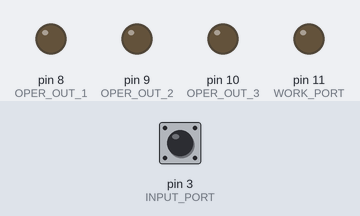
A sketch run on a simulated Arduino Uno, built with avr-gcc and run on an emulated ATmega328P. Shown: output pins drawn as LEDs (lit = HIGH). The inputs (shaded band) are chosen by the test bench; at power-on: pin 3 (INPUT_PORT) LOW.

Above: at 1.2 s.
1.3 s: pin 3 (INPUT_PORT) driven HIGH
At 2.3 s:
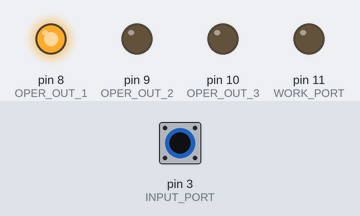
2.8 s: pin 3 (INPUT_PORT) pulsed LOW 5 times (0.12 s each, 0.3 s apart)
At 4.7 s:
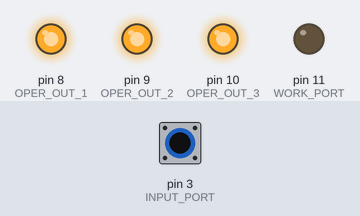
At 7.3 s:
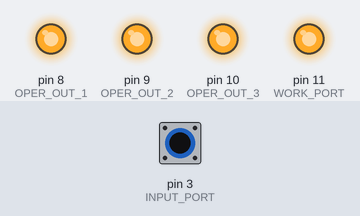
Timing chart, 0 to 8.8 s (numbered marks = the images above; inputs shaded):
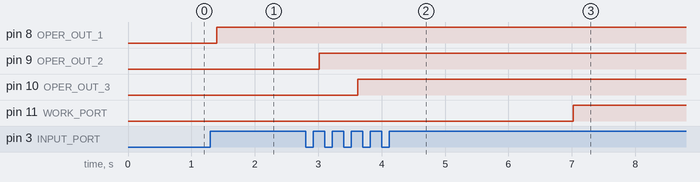

The sketch:

project_v2.ino
```cpp
/*******************************************************************************

  Counter Balls
  project.ino - program for Arduino (328P)
  Created by Vasiliy A. Ponomarjov, February 28, 2015.
  Email: vas@vingrad.ru

 * Алгоритм работы:
 * 1. При поступлении питания +5В на вход INPUT_PORT фиксируется поступление
 * шара, с этого момента отсчитывается время INTERVAL_BOUNCE если в течение
 * этого времени состояние входа датчика изменится на "ложь" то считается что
 * произошло ложное срабатывание и шар не в трубе.
 * 2. Если в течение предыдущего интервала состояние датчика не менялось, то
 * считается что шар в трубе и с момента получения импульса отсчитывается время
 * INTERVAL_TRANSIT. В этот момент состояние датчика не учитывается, считается
 * что шар движется по трубе.
 * 3. По проходу 3-х шаров включается время задержки INTERVAL_DELAY
 * 4. По истечении времени задержки переходим в рабочий режим на время
 * INTERVAL_WORK
 * 5. По окончанию выпонения работы. Переходим в состояние счета шаров.

 * В данном алгоритме для прохода шара выделяется время (INTERVAL_TRANSIT -
 * INTERVAL_BOUNCE). В указанное время реации на изменение уровня на выходе
 * датчика не будет и в случае если шар застрял и на выходе датчика высокий
 * уровень будет считаться что шар еще не прошел трубу и далее счет
 * прекратится до тех пор пока на выходе датчика не пропадет сигнал 5В.

 ******************************************************************************/

//если при срабатывании низкий уровень, то раскомментировать строку, иначе закомментировать
//#define INVERSE                                 //флаг состояния датчика

#define STATE_OFF   LOW                         //выключено (//выключено (низкий уровень)  низкий уровень)
#define STATE_ON    HIGH                        //включено (высокий уровень)

//входы
#define INPUT_PORT  3                           //вход счетчика
//выходы
#define OPER_OUT_1  8                           //первый выход для оператора
#define OPER_OUT_2  9                           //второй выход для оператора
#define OPER_OUT_3  10                          //третий выход для оператора
#define WORK_PORT   11                          //выход исполнительного механизма
//константы задержек
#define INTERVAL_BOUNCE  100                    //время дребезга (мс)
#define INTERVAL_TRANSIT 500                    //время прохождения шара (мс)
#define INTERVAL_DELAY   3000                   //время ожидания после прохождения 3 шара (мс)
#define INTERVAL_WORK    300000                 //время работы исполнительного мехнаизма (мс) (5 минут = 5*60*1000)

//рабочие переменные
enum {COUNTING, DELAYING, WORKING} state;       //перечисление работаем или считаем

unsigned long time_full;                        //время получения всех шаров
unsigned long time_start_work;                  //время начала работы
unsigned long time_start_bounce;                //время начала движения шара

uint8_t balls = 0;                              //число посчитанных шаров
bool ball_in_tube = false;                      //флаг наличия шара в трубе
bool current_state = false;                     //текущее состояние датчика

/**
 * Функция включения механизма
 */
void start() {
  digitalWrite(WORK_PORT, STATE_ON);            //включаем выход
  time_start_work = millis();                   //запоминаем время старта
  state = WORKING;                              //переходим в рабочий режим
}

/**
 * Функция выключени и перехода в состояние счета
 */
void stop() {
  balls = 0;                                    //обнуляем счетчик шаров
  digitalWrite(OPER_OUT_1, STATE_OFF);          //отключаем выходы
  digitalWrite(OPER_OUT_2, STATE_OFF);
  digitalWrite(OPER_OUT_3, STATE_OFF);
  digitalWrite(WORK_PORT, STATE_OFF);
  time_start_work = 0;                          //обнуляем время старта
  state = COUNTING;                             //переходим в состояние счета
}

/**
 * Инициализация
 */
void setup() {
#ifdef DEBUG
  Serial.begin(9600);
#endif
  //инициализируем выходы
  pinMode(INPUT_PORT, INPUT);
  pinMode(OPER_OUT_1, OUTPUT);
  pinMode(OPER_OUT_2, OUTPUT);
  pinMode(OPER_OUT_3, OUTPUT);
  pinMode(WORK_PORT, OUTPUT);
  //первоначальные состояния
#ifdef INVERSE
  digitalWrite(INPUT_PORT, HIGH);
#else
  digitalWrite(INPUT_PORT, LOW);
#endif
  digitalWrite(OPER_OUT_1, STATE_OFF);
  digitalWrite(OPER_OUT_2, STATE_OFF);
  digitalWrite(OPER_OUT_3, STATE_OFF);
  digitalWrite(WORK_PORT, STATE_OFF);
  //инициализируем переменные
  time_full = time_start_work = time_start_bounce = 0;
  state = COUNTING;
}

/**
 * Рабочий цикл
 */
void loop() {
  //проверяем текущее состояние процессора
  switch (state) {
    case COUNTING: {
      //опрашиваем датчик
      current_state = digitalRead(INPUT_PORT);
      //если шарик уже в трубе, то смотрим как он себя ведет
      //текущее состояние датчика в этом случае нам не важно
      if (ball_in_tube) {
        //проверяем время проверки прохода шара, если прошел, то сбрасываем значения
        if ((millis() - time_start_bounce >= INTERVAL_TRANSIT)) {
#ifdef INVERSE
          ball_in_tube = !current_state;
#else
          ball_in_tube = current_state;
#endif
          time_start_bounce = 0;
          //если 3 шара, то переходим в состояние ожидания запуска исполнительного механизма
          if (balls == 3) {
            state = DELAYING;
            time_full = millis();
          }
        }
      } else {
        //проверяем на диапазон дребезга, если его уже прошли, то сообщаем оператору
        if ((time_start_bounce != 0) && (millis() - time_start_bounce >= INTERVAL_BOUNCE)) {
          //шарик в трубе
          ball_in_tube = true;
          //увеличиваем счетчик шаров
          balls++;
          //ссобщаем оператору
          if (balls == 1) {
            digitalWrite(OPER_OUT_1, STATE_ON);
          } else if (balls == 2) {
            digitalWrite(OPER_OUT_2, STATE_ON);
          } else if (balls == 3) {
            digitalWrite(OPER_OUT_3, STATE_ON);
          }
        }
        //если датчик активен и время запуска шара не установлено, то устанавливаем
#ifdef INVERSE
        //если уровень 0
        if (!current_state) {
#else
        //если уровень 1
        if (current_state) {
#endif
          if (time_start_bounce == 0) {
            time_start_bounce = millis();
          }
        } else {
          //если в время дребезга изменилось состояние, то это был не шар
          if (millis() - time_start_bounce < INTERVAL_BOUNCE)
            time_start_bounce = 0;
        }
      }
      break;
    }
    case DELAYING: {
      //если задержка больше заданной, то запуск механизма, диоды не тушим
      if (millis() - time_full >= INTERVAL_DELAY)
        start();
      break;
    }
    case WORKING: {
      //рабочий режим заданное время, по истечении сброс всех флагов
      if (millis() - time_start_work >= INTERVAL_WORK)
        stop();
      break;
    }
  }
}
```

Measured:
- after the input at 1.3 s, pin 8 (OPER_OUT_1): LOW → HIGH after 0.10 s
- after the input at 2.8 s, pin 9 (OPER_OUT_2): LOW → HIGH after 0.22 s; pin 10 (OPER_OUT_3): LOW → HIGH after 0.82 s; pin 11 (WORK_PORT): LOW → HIGH after 4.2 s
